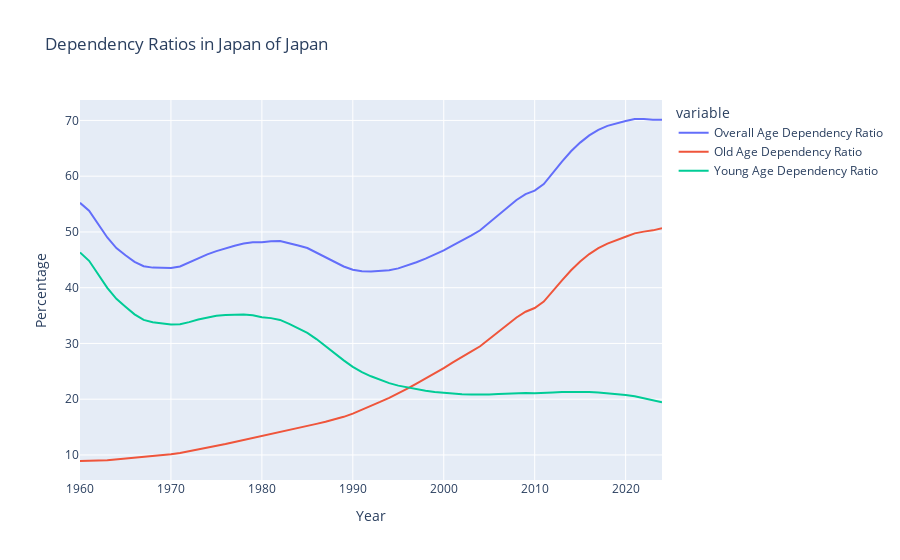

Source (notebook cell):
### Markdown cell above
#### Dependency Ratios between Japan and Niger

### Code cell
# Dependency Ratio in Japan
variable_labels = {"SP.POP.DPND": "Overall Age Dependency Ratio",
                   "SP.POP.DPND.OL": "Old Age Dependency Ratio",
                   "SP.POP.DPND.YG": "Young Age Dependency Ratio"}

df = wbdata.get_dataframe(variable_labels, country = Japan).squeeze()

df.index = df.index.astype(int)

df.plot(title="Dependency Ratios in Japan of Japan",
                       labels=dict(value="Percentage",date='Year'))

### Figure 1 — Plotly figure (JSON) as saved in the notebook; plotly's stock layout.template omitted (floating-point values rounded to 4 significant figures)
{"data": [{"hovertemplate": "variable=Overall Age Dependency Ratio<br>Year=%{x}<br>Percentage=%{y}<extra></extra>", "legendgroup": "Overall Age Dependency Ratio", "line": {"color": "#636efa", "dash": "solid"}, "marker": {"symbol": "circle"}, "mode": "lines", "name": "Overall Age Dependency Ratio", "orientation": "v", "showlegend": true, "type": "scatter", "x": [2024, 2023, 2022, 2021, 2020, 2019, 2018, 2017, 2016, 2015, 2014, 2013, 2012, 2011, 2010, 2009, 2008, 2007, 2006, 2005, 2004, 2003, 2002, 2001, 2000, 1999, 1998, 1997, 1996, 1995, 1994, 1993, 1992, 1991, 1990, 1989, 1988, 1987, 1986, 1985, 1984, 1983, 1982, 1981, 1980, 1979, 1978, 1977, 1976, 1975, 1974, 1973, 1972, 1971, 1970, 1969, 1968, 1967, 1966, 1965, 1964, 1963, 1962, 1961, 1960], "xaxis": "x", "y": [70.12, 70.1, 70.25, 70.26, 69.89, 69.48, 69.02, 68.31, 67.32, 66.02, 64.47, 62.61, 60.54, 58.58, 57.4, 56.79, 55.73, 54.37, 53.01, 51.59, 50.29, 49.35, 48.53, 47.61, 46.68, 45.88, 45.21, 44.57, 43.95, 43.47, 43.14, 42.95, 42.89, 42.94, 43.23, 43.81, 44.62, 45.51, 46.36, 47.11, 47.57, 47.93, 48.37, 48.34, 48.15, 48.15, 47.92, 47.54, 47.08, 46.56, 45.97, 45.28, 44.5, 43.8, 43.51, 43.51, 43.6, 43.84, 44.62, 45.81, 47.1, 49.0, 51.4, 53.82, 55.22], "yaxis": "y"}, {"hovertemplate": "variable=Old Age Dependency Ratio<br>Year=%{x}<br>Percentage=%{y}<extra></extra>", "legendgroup": "Old Age Dependency Ratio", "line": {"color": "#EF553B", "dash": "solid"}, "marker": {"symbol": "circle"}, "mode": "lines", "name": "Old Age Dependency Ratio", "orientation": "v", "showlegend": true, "type": "scatter", "x": [2024, 2023, 2022, 2021, 2020, 2019, 2018, 2017, 2016, 2015, 2014, 2013, 2012, 2011, 2010, 2009, 2008, 2007, 2006, 2005, 2004, 2003, 2002, 2001, 2000, 1999, 1998, 1997, 1996, 1995, 1994, 1993, 1992, 1991, 1990, 1989, 1988, 1987, 1986, 1985, 1984, 1983, 1982, 1981, 1980, 1979, 1978, 1977, 1976, 1975, 1974, 1973, 1972, 1971, 1970, 1969, 1968, 1967, 1966, 1965, 1964, 1963, 1962, 1961, 1960], "xaxis": "x", "y": [50.66, 50.28, 50.06, 49.74, 49.13, 48.52, 47.91, 47.09, 46.03, 44.7, 43.13, 41.32, 39.35, 37.51, 36.36, 35.69, 34.65, 33.39, 32.1, 30.75, 29.49, 28.52, 27.63, 26.62, 25.58, 24.61, 23.7, 22.79, 21.88, 21.03, 20.25, 19.51, 18.78, 18.07, 17.42, 16.84, 16.35, 15.95, 15.58, 15.23, 14.81, 14.44, 14.16, 13.8, 13.44, 13.09, 12.72, 12.33, 11.96, 11.61, 11.3, 11.0, 10.68, 10.35, 10.14, 9.98, 9.801, 9.619, 9.405, 9.229, 9.106, 9.037, 9.013, 8.993, 8.914], "yaxis": "y"}, {"hovertemplate": "variable=Young Age Dependency Ratio<br>Year=%{x}<br>Percentage=%{y}<extra></extra>", "legendgroup": "Young Age Dependency Ratio", "line": {"color": "#00cc96", "dash": "solid"}, "marker": {"symbol": "circle"}, "mode": "lines", "name": "Young Age Dependency Ratio", "orientation": "v", "showlegend": true, "type": "scatter", "x": [2024, 2023, 2022, 2021, 2020, 2019, 2018, 2017, 2016, 2015, 2014, 2013, 2012, 2011, 2010, 2009, 2008, 2007, 2006, 2005, 2004, 2003, 2002, 2001, 2000, 1999, 1998, 1997, 1996, 1995, 1994, 1993, 1992, 1991, 1990, 1989, 1988, 1987, 1986, 1985, 1984, 1983, 1982, 1981, 1980, 1979, 1978, 1977, 1976, 1975, 1974, 1973, 1972, 1971, 1970, 1969, 1968, 1967, 1966, 1965, 1964, 1963, 1962, 1961, 1960], "xaxis": "x", "y": [19.45, 19.82, 20.19, 20.51, 20.76, 20.96, 21.11, 21.22, 21.29, 21.32, 21.33, 21.29, 21.18, 21.08, 21.05, 21.1, 21.07, 20.99, 20.91, 20.85, 20.8, 20.83, 20.91, 20.99, 21.09, 21.27, 21.51, 21.78, 22.07, 22.43, 22.89, 23.44, 24.1, 24.87, 25.81, 26.97, 28.26, 29.56, 30.79, 31.88, 32.76, 33.5, 34.22, 34.54, 34.72, 35.05, 35.2, 35.21, 35.12, 34.95, 34.67, 34.28, 33.82, 33.44, 33.38, 33.53, 33.8, 34.22, 35.22, 36.58, 37.99, 39.97, 42.38, 44.82, 46.31], "yaxis": "y"}], "layout": {"legend": {"title": {"text": "variable"}, "tracegroupgap": 0}, "title": {"text": "Dependency Ratios in Japan of Japan"}, "xaxis": {"anchor": "y", "domain": [0, 1], "title": {"text": "Year"}}, "yaxis": {"anchor": "x", "domain": [0, 1], "title": {"text": "Percentage"}}}}
